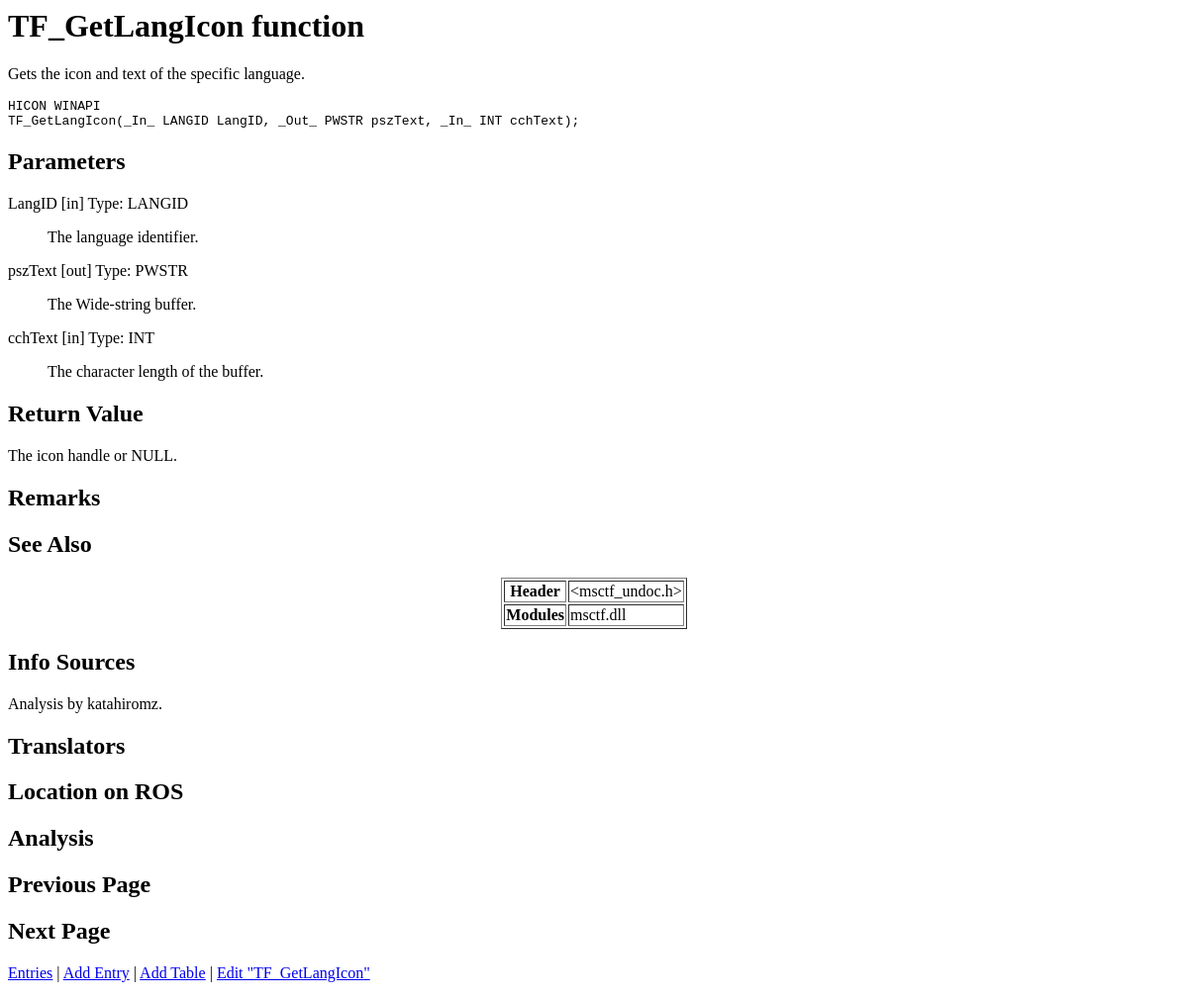
The page /show_entry.php?entry_name=TF_GetLangIcon on the database as committed earlier.
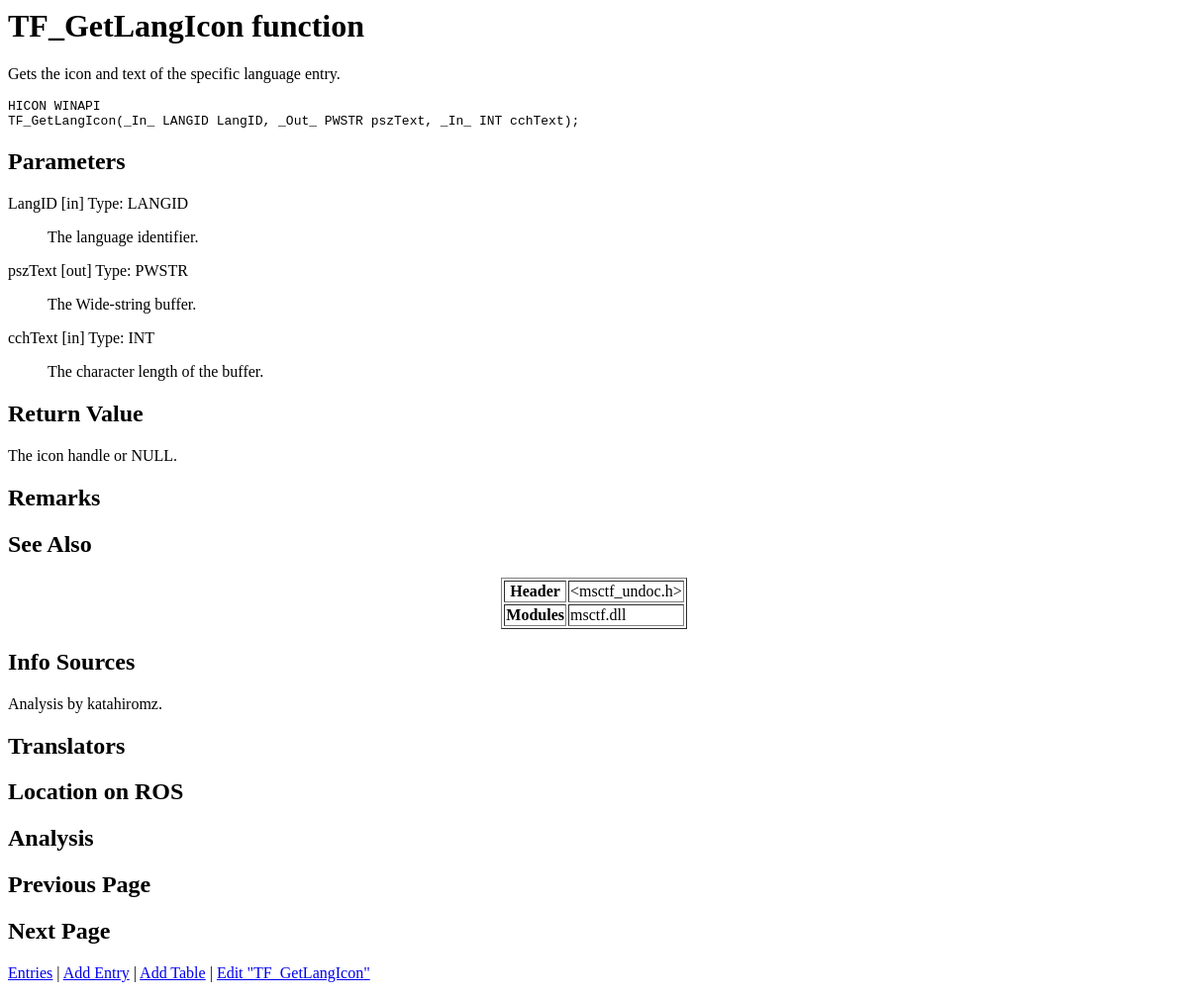
The same page on the database as committed later.
### tables this page shows
CREATE TABLE `entries` (
  `entry_name` varchar(60) NOT NULL,
  `entry_type` varchar(32) NOT NULL,
  `description` varchar(8192) DEFAULT NULL,
  `syntax` varchar(2048) DEFAULT NULL,
  `parameters` varchar(2048) DEFAULT NULL,
  `return_value` varchar(1024) DEFAULT NULL,
  `remarks` varchar(4096) DEFAULT NULL,
  `see_also` varchar(2048) DEFAULT NULL,
  `added_time` timestamp NOT NULL DEFAULT current_timestamp(),
  `modified_time` timestamp NOT NULL DEFAULT current_timestamp(),
  `header` varchar(128) DEFAULT NULL,
  `modules` varchar(128) DEFAULT NULL,
  `sources` varchar(256) DEFAULT NULL,
  `translators` varchar(128) DEFAULT NULL,
  `ros_location` varchar(256) DEFAULT NULL,
  `analysis` varchar(512) DEFAULT NULL,
  `prev_page` varchar(64) NOT NULL,
  `next_page` varchar(64) NOT NULL
);

### show_entry.php (the view, shortened to what this page needs)
<?php
function translate($text) {
	return $text;
}
function get_field($name) {
	global $assoc;
	if (isset($assoc) && isset($assoc[$name])) {
		return htmlspecialchars($assoc[$name]);
	}
	return NULL;
}
function get_paragraph($field) {
	$field = preg_replace('/\r\n/', "\n", $field);
	$field = preg_replace('/\n\n\n+/', "\n\n", $field);
	$field = preg_replace('/\n +\n/', "\n\n", $field);
	$paragraphs = explode("\n\n", $field);
	$array = array();
	foreach ($paragraphs as $paragraph) {
		if (preg_match('/^ *\* /', $paragraph)) {
			$items = preg_split('/(^|\n) *\*/', $paragraph);
			array_shift($items);
			$paragraph = "<ul>\n";
			foreach ($items as $item) {
				$paragraph .= "<li>";
				$paragraph .= $item;
				$paragraph .= "</li>\n";
			}
			$paragraph .= "</ul>\n";
		} else if (preg_match('/\[table:([^\]]+)\]/m', $paragraph, $matches)) {
			$paragraph = get_table($matches[1]);
		} else if (preg_match('/&lt;pre&gt;/m', $paragraph, $matches) &&
                   preg_match('/&lt;\/pre&gt;/m', $paragraph, $matches)) {
            $paragraph = str_replace("&lt;pre&gt;", "", $paragraph);
            $paragraph = str_replace("&lt;/pre&gt;", "", $paragraph);
            $paragraph = "<pre>" . $paragraph . "</pre>\n";
		} else {
			$paragraph = "<p>" . $paragraph . "</p>\n";
		}
		$array[] = $paragraph;
	}
	return implode("\n", $array);
}
function get_parameters($name) {
	$value = get_field($name);
	$lines = explode(constant('PARAM_SEP'), $value);
	$a = array();
	foreach ($lines as $line) {
		$a[] = explode(constant('PARAM_DASH'), $line);
	}
	$str = "<dl>\n";
	foreach ($a as $item) {
		$item[0] = trim($item[0]);
		$item[1] = trim($item[1]);
		$str .= "<dt>" . $item[0] . "</dt>\n";
		$str .= "<dd>" . get_paragraph($item[1]) . "</dd>\n";
	}
	$str .= "</dl>\n";
	return $str;
}
function get_sources($name) {
	$sources = get_field($name);
	return preg_replace('/^((https?|ftp)(:\/\/[-_.!~*\'()a-zA-Z0-9;\/?:\@&=+\$,%#]+))$/', '<a href="${1}" target="_blank">${1}</a>', $sources);
}
function replace_keyword($text) {
	$see_also = get_field("see_also");
	return $text;
}
$names = array(
	'entry_name',
	'entry_type',
	'description',
	'syntax',
	'parameters',
	'return_value',
	'remarks',
	'see_also',
	'header',
	'modules',
	'sources',
	'translators',
	'ros_location',
	'analysis',
	'prev_page',
	'next_page'
);
$mysqli = new mysqli("localhost", "root");
if ($mysqli) {
	$mysqli->set_charset("utf8");
	$mysqli->select_db(constant('DB_NAME'));
	$q = "SELECT ";
	$i = 0;
	foreach ($names as $name) {
		if ($i != 0) {
			$q .= ", ";
		}
		$q .= $name;
		$i++;
	}
	$q .= " FROM entries ";
	$q .= "WHERE entry_name='";
	$q .= $mysqli->real_escape_string($_GET["entry_name"]);
	$q .= "'";
	$result = $mysqli->query($q);
	if ($result) {
		$assoc = $result->fetch_array(MYSQLI_ASSOC);
	} else {
		echo $mysqli->error;
	}
} else {
	echo "cannot connect";
}
?><html><head>
</head>
<body>
<h1><?= translate(get_field("entry_name")) . " " . get_field("entry_type") ?></h1>
<?= replace_keyword(get_paragraph(get_field("description"))) ?>
<pre><?= get_field("syntax") ?></pre>
<h2>Parameters</h2>
<?= replace_keyword(get_parameters("parameters"))  ?>
<h2>Return Value</h2>
<?= replace_keyword(get_paragraph(get_field("return_value"))) ?>
<h2>Remarks</h2>
<h2>See Also</h2>
<table border="1" align="center">
	<tr>
		<th>Header</th>
		<td><?= get_field("header") ?></td>
	</tr>
	<tr>
		<th>Modules</th>
		<td><?= get_field("modules") ?></td>
	</tr>
</table>
<h2>Info Sources</h2>
<p>
	<?= get_sources("sources") ?>
</p>
<h2>Translators</h2>
<h2>Location on ROS</h2>
<h2>Analysis</h2>
<h2>Previous Page</h2>
<h2>Next Page</h2>
<p>
	<a href="entries.php">Entries</a> |
	<a href="add_entry.php">Add Entry</a> |
	<a href="add_table.php">Add Table</a> |
	<a href="edit_entry.php?entry_name=<?= $_GET["entry_name"] ?>">Edit "<?= $_GET["entry_name"] ?>"</a>
</p>
</body></html>

Rows that differ between the two databases and show on the page:
changed entries "TF_GetLangIcon": description "Gets the icon and text of the specific language. The icon handle or NULL." → "Gets the icon and text of the specific language entry. The icon handle or NULL."
